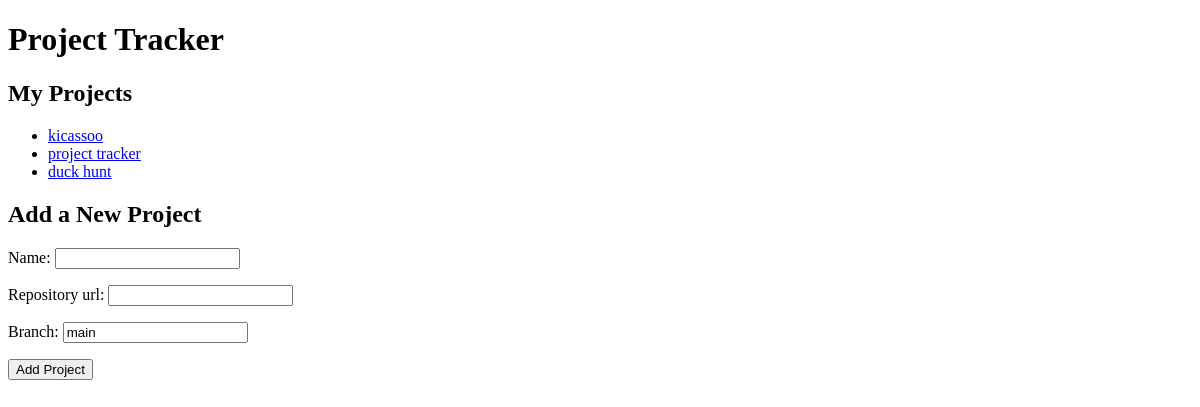
The app's page /, older data.
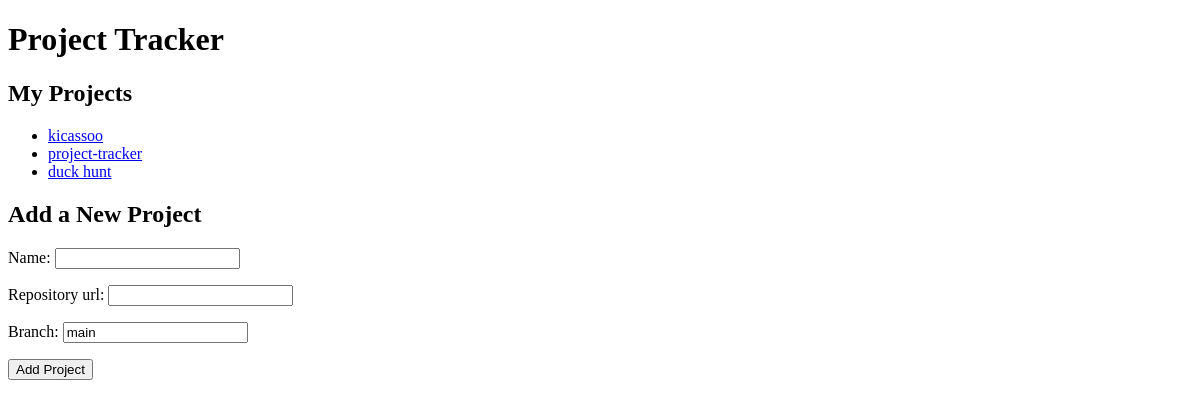
The same page, newer data.
### tracking/models.py (models this page shows, shortened)
class Project(models.Model):
    name = models.CharField(max_length=255)
    repository_url = models.URLField()
    start_date = models.DateField(null=True, blank=True)
    branch = models.CharField(max_length=255, default='main')

### tracking/views.py (the view)
# urls.py: path('', views.project_list, name='project_list'),
def project_list(request):
    projects = Project.objects.all()
    if request.method == 'POST':
        form = ProjectForm(request.POST)
        if form.is_valid():
            form.save()
            return redirect('project_list')
    else:
        form = ProjectForm()
    return render(request, 'tracking/project_list.html', {'projects': projects, 'form': form})

### tracking/forms.py
class ProjectForm(forms.ModelForm):
    class Meta:
        model = Project
        fields = ['name', 'repository_url', 'branch']

### tracking/templates/tracking/project_list.html (shortened to what this page needs)
<!DOCTYPE html>
<html>
<head>
</head>
<body>
    <h1>Project Tracker</h1>
    <h2>My Projects</h2>
    <ul>
        {% for project in projects %}
        <li><a href="{% url 'project_detail' project.id %}">{{ project.name }}</a></li>
        {% endfor %}
    </ul>
    <h2>Add a New Project</h2>
    <form method="post">
        {{ form.as_p }}
        <button type="submit">Add Project</button>
    </form>
</body>
</html>

Row changes from the older to the newer data that the page shows:
removed Project: name "project tracker"
added Project: name "project-tracker"
